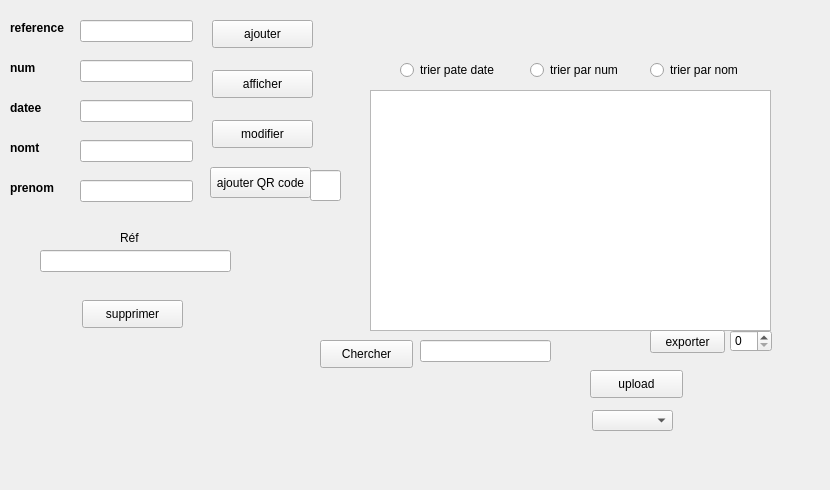
      <widget class="QWidget" name="tab_4">
       <attribute name="title">
        <string>gérer ticket</string>
       </attribute>
       <widget class="QLabel" name="label_27">
        <property name="geometry">
         <rect>
          <x>10</x>
          <y>100</y>
          <width>56</width>
          <height>16</height>
         </rect>
        </property>
        <property name="font">
         <font>
          <weight>75</weight>
          <bold>true</bold>
         </font>
        </property>
        <property name="text">
         <string>datee</string>
        </property>
       </widget>
       <widget class="QLineEdit" name="le_num">
        <property name="geometry">
         <rect>
          <x>80</x>
          <y>60</y>
          <width>113</width>
          <height>22</height>
         </rect>
        </property>
       </widget>
       <widget class="QLineEdit" name="le_ref">
        <property name="geometry">
         <rect>
          <x>80</x>
          <y>20</y>
          <width>113</width>
          <height>22</height>
         </rect>
        </property>
       </widget>
       <widget class="QLabel" name="label_28">
        <property name="geometry">
         <rect>
          <x>10</x>
          <y>180</y>
          <width>56</width>
          <height>16</height>
         </rect>
        </property>
        <property name="font">
         <font>
          <weight>75</weight>
          <bold>true</bold>
         </font>
        </property>
        <property name="text">
         <string>prenom</string>
        </property>
       </widget>
       <widget class="QLabel" name="label_29">
        <property name="geometry">
         <rect>
          <x>10</x>
          <y>140</y>
          <width>56</width>
          <height>16</height>
         </rect>
        </property>
        <property name="font">
         <font>
          <weight>75</weight>
          <bold>true</bold>
         </font>
        </property>
        <property name="text">
         <string>nomt</string>
        </property>
       </widget>
       <widget class="QLabel" name="label_30">
        <property name="geometry">
         <rect>
          <x>10</x>
          <y>60</y>
          <width>56</width>
          <height>16</height>
         </rect>
        </property>
        <property name="font">
         <font>
          <weight>75</weight>
          <bold>true</bold>
         </font>
        </property>
        <property name="text">
         <string>num</string>
        </property>
       </widget>
       <widget class="QLabel" name="label_31">
        <property name="geometry">
         <rect>
          <x>10</x>
          <y>20</y>
          <width>71</width>
          <height>16</height>
         </rect>
        </property>
        <property name="font">
         <font>
          <weight>75</weight>
          <bold>true</bold>
         </font>
        </property>
        <property name="text">
         <string>reference</string>
        </property>
       </widget>
       <widget class="QLineEdit" name="le_date">
        <property name="geometry">
         <rect>
          <x>80</x>
          <y>100</y>
          <width>113</width>
          <height>22</height>
         </rect>
        </property>
       </widget>
       <widget class="QSpinBox" name="spinBox">
        <property name="geometry">
         <rect>
          <x>730</x>
          <y>330</y>
          <width>42</width>
          <height>22</height>
         </rect>
        </property>
       </widget>
       <widget class="QPushButton" name="QR_code">
        <property name="geometry">
         <rect>
          <x>210</x>
          <y>167</y>
          <width>101</width>
          <height>31</height>
         </rect>
        </property>
        <property name="text">
         <string>ajouter QR code</string>
        </property>
       </widget>
       <widget class="QLineEdit" name="le_ref_supp">
        <property name="geometry">
         <rect>
          <x>40</x>
          <y>250</y>
          <width>191</width>
          <height>22</height>
         </rect>
        </property>
       </widget>
       <widget class="QLabel" name="label_32">
        <property name="geometry">
         <rect>
          <x>120</x>
          <y>230</y>
          <width>21</width>
          <height>16</height>
         </rect>
        </property>
        <property name="text">
         <string>Réf</string>
        </property>
       </widget>
       <widget class="QLabel" name="label_33">
        <property name="geometry">
         <rect>
          <x>40</x>
          <y>-30</y>
          <width>781</width>
          <height>481</height>
         </rect>
        </property>
        <property name="text">
         <string/>
        </property>
        <property name="pixmap">
         <pixmap>../../../../bb.png</pixmap>
        </property>
        <property name="scaledContents">
         <bool>true</bool>
        </property>
       </widget>
       <widget class="QLineEdit" name="recher_edit">
        <property name="geometry">
         <rect>
          <x>420</x>
          <y>340</y>
          <width>131</width>
          <height>22</height>
         </rect>
        </property>
       </widget>
       <widget class="QTableView" name="tab_ticket">
        <property name="geometry">
         <rect>
          <x>370</x>
          <y>90</y>
          <width>401</width>
          <height>241</height>
         </rect>
        </property>
       </widget>
       <widget class="QRadioButton" name="trier_nom">
        <property name="geometry">
         <rect>
          <x>650</x>
          <y>60</y>
          <width>111</width>
          <height>20</height>
         </rect>
        </property>
        <property name="text">
         <string>trier par nom</string>
        </property>
       </widget>
       <widget class="QRadioButton" name="trier_num">
        <property name="geometry">
         <rect>
          <x>530</x>
          <y>60</y>
          <width>111</width>
          <height>20</height>
         </rect>
        </property>
        <property name="text">
         <string>trier par num</string>
        </property>
       </widget>
       <widget class="QRadioButton" name="trier_datee">
        <property name="geometry">
         <rect>
          <x>400</x>
          <y>60</y>
          <width>111</width>
          <height>20</height>
         </rect>
        </property>
        <property name="text">
         <string>trier pate date</string>
        </property>
       </widget>
       <widget class="QComboBox" name="comboBox_modifier_ref">
        <property name="geometry">
         <rect>
          <x>592</x>
          <y>410</y>
          <width>81</width>
          <height>21</height>
         </rect>
        </property>
       </widget>
       <widget class="QLabel" name="label_pic_3">
        <property name="geometry">
         <rect>
          <x>30</x>
          <y>330</y>
          <width>191</width>
          <height>131</height>
         </rect>
        </property>
        <property name="text">
         <string/>
        </property>
       </widget>
       <widget class="QLineEdit" name="le_QR_2">
        <property name="geometry">
         <rect>
          <x>310</x>
          <y>170</y>
          <width>31</width>
          <height>31</height>
         </rect>
        </property>
       </widget>
       <widget class="QPushButton" name="lineEdit_7">
        <property name="geometry">
         <rect>
          <x>320</x>
          <y>340</y>
          <width>93</width>
          <height>28</height>
         </rect>
        </property>
        <property name="text">
         <string>Chercher</string>
        </property>
       </widget>
       <widget class="QPushButton" name="pb_upload">
        <property name="geometry">
         <rect>
          <x>590</x>
          <y>370</y>
          <width>93</width>
          <height>28</height>
         </rect>
        </property>
        <property name="text">
         <string>upload</string>
        </property>
       </widget>
       <widget class="QPushButton" name="ajouterT">
        <property name="geometry">
         <rect>
          <x>212</x>
          <y>20</y>
          <width>101</width>
          <height>28</height>
         </rect>
        </property>
        <property name="text">
         <string>ajouter</string>
        </property>
       </widget>
       <widget class="QLineEdit" name="le_nomT">
        <property name="geometry">
         <rect>
          <x>80</x>
          <y>140</y>
          <width>113</width>
          <height>22</height>
         </rect>
        </property>
       </widget>
       <widget class="QLineEdit" name="le_prenomT">
        <property name="geometry">
         <rect>
          <x>80</x>
          <y>180</y>
          <width>113</width>
          <height>22</height>
         </rect>
        </property>
       </widget>
       <widget class="QPushButton" name="afficherT">
        <property name="geometry">
         <rect>
          <x>212</x>
          <y>70</y>
          <width>101</width>
          <height>28</height>
         </rect>
        </property>
        <property name="text">
         <string>afficher</string>
        </property>
       </widget>
       <widget class="QPushButton" name="modifierT">
        <property name="geometry">
         <rect>
          <x>212</x>
          <y>120</y>
          <width>101</width>
          <height>28</height>
         </rect>
        </property>
        <property name="text">
         <string>modifier</string>
        </property>
       </widget>
       <widget class="QPushButton" name="supprimerT">
        <property name="geometry">
         <rect>
          <x>82</x>
          <y>300</y>
          <width>101</width>
          <height>28</height>
         </rect>
        </property>
        <property name="text">
         <string>supprimer</string>
        </property>
       </widget>
       <widget class="QPushButton" name="exporter_pdfT">
        <property name="geometry">
         <rect>
          <x>650</x>
          <y>330</y>
          <width>75</width>
          <height>23</height>
         </rect>
        </property>
        <property name="text">
         <string>exporter</string>
        </property>
       </widget>
       <zorder>label_27</zorder>
       <zorder>label_28</zorder>
       <zorder>label_29</zorder>
       <zorder>label_30</zorder>
       <zorder>label_31</zorder>
       <zorder>label_32</zorder>
       <zorder>label_33</zorder>
       <zorder>label_pic_3</zorder>
       <zorder>lineEdit_7</zorder>
       <zorder>le_num</zorder>
       <zorder>le_ref</zorder>
       <zorder>le_date</zorder>
       <zorder>spinBox</zorder>
       <zorder>QR_code</zorder>
       <zorder>le_ref_supp</zorder>
       <zorder>recher_edit</zorder>
       <zorder>tab_ticket</zorder>
       <zorder>trier_nom</zorder>
       <zorder>trier_num</zorder>
       <zorder>trier_datee</zorder>
       <zorder>comboBox_modifier_ref</zorder>
       <zorder>le_QR_2</zorder>
       <zorder>pb_upload</zorder>
       <zorder>ajouterT</zorder>
       <zorder>le_nomT</zorder>
       <zorder>le_prenomT</zorder>
       <zorder>afficherT</zorder>
       <zorder>modifierT</zorder>
       <zorder>supprimerT</zorder>
       <zorder>exporter_pdfT</zorder>
      </widget>
